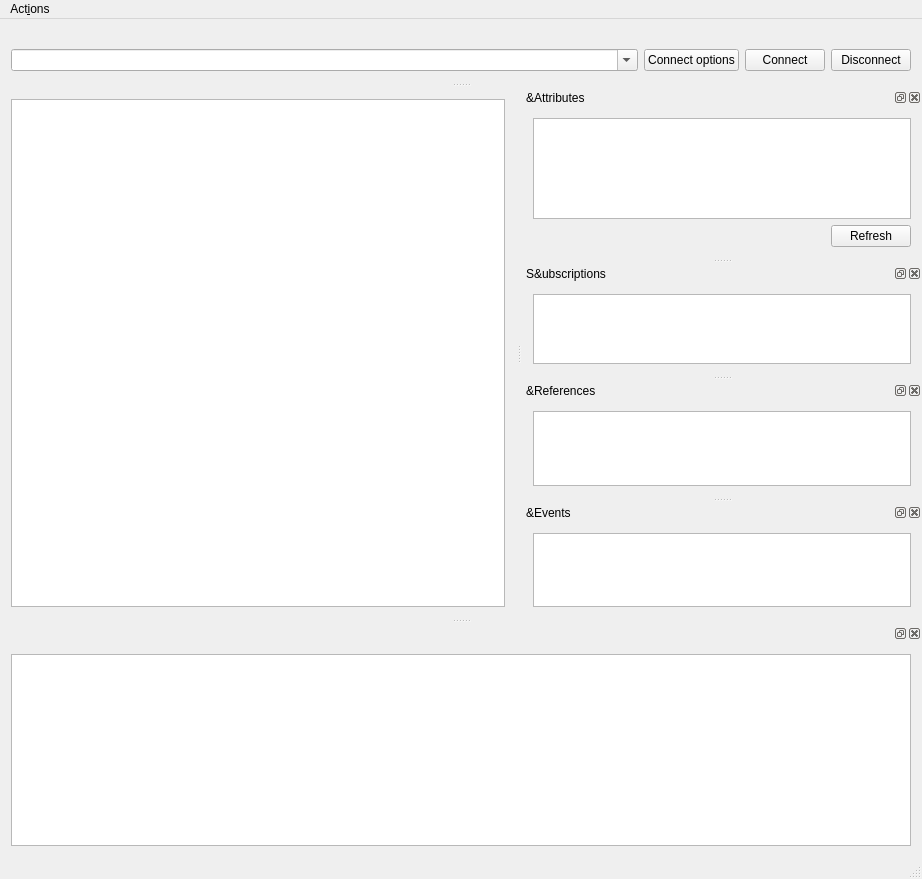
<?xml version="1.0" encoding="UTF-8"?>
<ui version="4.0">
 <class>MainWindow</class>
 <widget class="QMainWindow" name="MainWindow">
  <property name="geometry">
   <rect>
    <x>0</x>
    <y>0</y>
    <width>922</width>
    <height>879</height>
   </rect>
  </property>
  <property name="windowTitle">
   <string>FreeOpcUa Client</string>
  </property>
  <property name="windowIcon">
   <iconset>
    <normaloff>../network.svg</normaloff>../network.svg</iconset>
  </property>
  <widget class="QWidget" name="centralWidget">
   <layout class="QGridLayout" name="gridLayout_2">
    <item row="0" column="0">
     <widget class="QSplitter" name="splitter">
      <property name="sizePolicy">
       <sizepolicy hsizetype="Preferred" vsizetype="Preferred">
        <horstretch>0</horstretch>
        <verstretch>0</verstretch>
       </sizepolicy>
      </property>
      <property name="orientation">
       <enum>Qt::Horizontal</enum>
      </property>
      <widget class="QTreeView" name="treeView">
       <property name="sizePolicy">
        <sizepolicy hsizetype="Fixed" vsizetype="Expanding">
         <horstretch>0</horstretch>
         <verstretch>0</verstretch>
        </sizepolicy>
       </property>
       <property name="contextMenuPolicy">
        <enum>Qt::ActionsContextMenu</enum>
       </property>
       <property name="editTriggers">
        <set>QAbstractItemView::NoEditTriggers</set>
       </property>
       <property name="dragEnabled">
        <bool>true</bool>
       </property>
       <property name="dragDropMode">
        <enum>QAbstractItemView::DragOnly</enum>
       </property>
      </widget>
     </widget>
    </item>
   </layout>
  </widget>
  <widget class="QMenuBar" name="menuBar">
   <property name="geometry">
    <rect>
     <x>0</x>
     <y>0</y>
     <width>922</width>
     <height>22</height>
    </rect>
   </property>
   <widget class="QMenu" name="menuOPC_UA_Client">
    <property name="title">
     <string>Act&amp;ions</string>
    </property>
    <addaction name="actionConnect"/>
    <addaction name="actionDisconnect"/>
    <addaction name="actionCopyPath"/>
    <addaction name="actionCopyNodeId"/>
    <addaction name="actionSubscribeDataChange"/>
    <addaction name="actionUnsubscribeDataChange"/>
    <addaction name="actionSubscribeEvent"/>
    <addaction name="actionUnsubscribeEvents"/>
   </widget>
   <addaction name="menuOPC_UA_Client"/>
  </widget>
  <widget class="QStatusBar" name="statusBar"/>
  <widget class="QDockWidget" name="attrDockWidget">
   <property name="sizePolicy">
    <sizepolicy hsizetype="Expanding" vsizetype="Preferred">
     <horstretch>0</horstretch>
     <verstretch>0</verstretch>
    </sizepolicy>
   </property>
   <property name="minimumSize">
    <size>
     <width>400</width>
     <height>170</height>
    </size>
   </property>
   <property name="windowTitle">
    <string>&amp;Attributes</string>
   </property>
   <attribute name="dockWidgetArea">
    <number>2</number>
   </attribute>
   <widget class="QWidget" name="dockWidgetContents">
    <property name="sizePolicy">
     <sizepolicy hsizetype="Expanding" vsizetype="Preferred">
      <horstretch>0</horstretch>
      <verstretch>0</verstretch>
     </sizepolicy>
    </property>
    <property name="minimumSize">
     <size>
      <width>100</width>
      <height>0</height>
     </size>
    </property>
    <layout class="QGridLayout" name="gridLayout_4">
     <item row="0" column="0" colspan="2">
      <widget class="QTreeView" name="attrView">
       <property name="sizeAdjustPolicy">
        <enum>QAbstractScrollArea::AdjustToContents</enum>
       </property>
       <property name="editTriggers">
        <set>QAbstractItemView::AllEditTriggers</set>
       </property>
       <property name="showDropIndicator" stdset="0">
        <bool>false</bool>
       </property>
       <property name="textElideMode">
        <enum>Qt::ElideNone</enum>
       </property>
       <property name="autoExpandDelay">
        <number>-1</number>
       </property>
       <property name="indentation">
        <number>18</number>
       </property>
       <property name="sortingEnabled">
        <bool>true</bool>
       </property>
       <property name="wordWrap">
        <bool>true</bool>
       </property>
      </widget>
     </item>
     <item row="1" column="0">
      <spacer name="horizontalSpacer">
       <property name="orientation">
        <enum>Qt::Horizontal</enum>
       </property>
       <property name="sizeHint" stdset="0">
        <size>
         <width>40</width>
         <height>20</height>
        </size>
       </property>
      </spacer>
     </item>
     <item row="1" column="1">
      <widget class="QPushButton" name="attrRefreshButton">
       <property name="text">
        <string>Refresh</string>
       </property>
      </widget>
     </item>
    </layout>
   </widget>
  </widget>
  <widget class="QDockWidget" name="addrDockWidget">
   <property name="sizePolicy">
    <sizepolicy hsizetype="Preferred" vsizetype="Minimum">
     <horstretch>0</horstretch>
     <verstretch>0</verstretch>
    </sizepolicy>
   </property>
   <property name="features">
    <set>QDockWidget::NoDockWidgetFeatures</set>
   </property>
   <property name="allowedAreas">
    <set>Qt::TopDockWidgetArea</set>
   </property>
   <attribute name="dockWidgetArea">
    <number>4</number>
   </attribute>
   <widget class="QWidget" name="dockWidgetContents_2">
    <property name="sizePolicy">
     <sizepolicy hsizetype="Expanding" vsizetype="Preferred">
      <horstretch>0</horstretch>
      <verstretch>0</verstretch>
     </sizepolicy>
    </property>
    <layout class="QGridLayout" name="gridLayout">
     <item row="1" column="4">
      <widget class="QPushButton" name="connectButton">
       <property name="text">
        <string>Connect</string>
       </property>
      </widget>
     </item>
     <item row="1" column="5">
      <widget class="QPushButton" name="disconnectButton">
       <property name="text">
        <string>Disconnect</string>
       </property>
      </widget>
     </item>
     <item row="1" column="2">
      <widget class="QComboBox" name="addrComboBox">
       <property name="sizePolicy">
        <sizepolicy hsizetype="Expanding" vsizetype="Fixed">
         <horstretch>0</horstretch>
         <verstretch>0</verstretch>
        </sizepolicy>
       </property>
       <property name="editable">
        <bool>true</bool>
       </property>
       <property name="insertPolicy">
        <enum>QComboBox::InsertAtTop</enum>
       </property>
      </widget>
     </item>
     <item row="1" column="3">
      <widget class="QPushButton" name="connectOptionButton">
       <property name="text">
        <string>Connect options</string>
       </property>
      </widget>
     </item>
    </layout>
   </widget>
  </widget>
  <widget class="QDockWidget" name="subDockWidget">
   <property name="sizePolicy">
    <sizepolicy hsizetype="Expanding" vsizetype="Preferred">
     <horstretch>0</horstretch>
     <verstretch>0</verstretch>
    </sizepolicy>
   </property>
   <property name="windowTitle">
    <string>S&amp;ubscriptions</string>
   </property>
   <attribute name="dockWidgetArea">
    <number>2</number>
   </attribute>
   <widget class="QWidget" name="dockWidgetContents_3">
    <property name="sizePolicy">
     <sizepolicy hsizetype="Expanding" vsizetype="Preferred">
      <horstretch>0</horstretch>
      <verstretch>0</verstretch>
     </sizepolicy>
    </property>
    <layout class="QGridLayout" name="gridLayout_3">
     <item row="0" column="0">
      <widget class="QTableView" name="subView">
       <property name="acceptDrops">
        <bool>true</bool>
       </property>
       <property name="sizeAdjustPolicy">
        <enum>QAbstractScrollArea::AdjustToContents</enum>
       </property>
       <property name="editTriggers">
        <set>QAbstractItemView::NoEditTriggers</set>
       </property>
       <property name="dragDropOverwriteMode">
        <bool>false</bool>
       </property>
       <property name="dragDropMode">
        <enum>QAbstractItemView::DropOnly</enum>
       </property>
      </widget>
     </item>
    </layout>
   </widget>
  </widget>
  <widget class="QDockWidget" name="refDockWidget">
   <property name="sizePolicy">
    <sizepolicy hsizetype="Expanding" vsizetype="Preferred">
     <horstretch>0</horstretch>
     <verstretch>0</verstretch>
    </sizepolicy>
   </property>
   <property name="windowTitle">
    <string>&amp;References</string>
   </property>
   <attribute name="dockWidgetArea">
    <number>2</number>
   </attribute>
   <widget class="QWidget" name="dockWidgetContents_4">
    <property name="sizePolicy">
     <sizepolicy hsizetype="Expanding" vsizetype="Preferred">
      <horstretch>0</horstretch>
      <verstretch>0</verstretch>
     </sizepolicy>
    </property>
    <layout class="QVBoxLayout" name="verticalLayout_2">
     <item>
      <widget class="QTableView" name="refView">
       <property name="editTriggers">
        <set>QAbstractItemView::NoEditTriggers</set>
       </property>
      </widget>
     </item>
    </layout>
   </widget>
  </widget>
  <widget class="QDockWidget" name="evDockWidget">
   <property name="sizePolicy">
    <sizepolicy hsizetype="Expanding" vsizetype="Preferred">
     <horstretch>0</horstretch>
     <verstretch>0</verstretch>
    </sizepolicy>
   </property>
   <property name="windowTitle">
    <string>&amp;Events</string>
   </property>
   <attribute name="dockWidgetArea">
    <number>2</number>
   </attribute>
   <widget class="QWidget" name="dockWidgetContents_5">
    <layout class="QGridLayout" name="gridLayout_5">
     <item row="0" column="0">
      <widget class="QListView" name="evView">
       <property name="acceptDrops">
        <bool>true</bool>
       </property>
       <property name="editTriggers">
        <set>QAbstractItemView::NoEditTriggers</set>
       </property>
       <property name="dragDropMode">
        <enum>QAbstractItemView::DropOnly</enum>
       </property>
      </widget>
     </item>
    </layout>
   </widget>
  </widget>
  <widget class="QDockWidget" name="logDockWidget_2">
   <attribute name="dockWidgetArea">
    <number>8</number>
   </attribute>
   <widget class="QWidget" name="dockWidgetContents_7">
    <layout class="QGridLayout" name="gridLayout_6">
     <item row="0" column="0">
      <widget class="QTextEdit" name="logTextEdit"/>
     </item>
    </layout>
   </widget>
  </widget>
  <action name="actionConnect">
   <property name="text">
    <string>&amp;Connect</string>
   </property>
  </action>
  <action name="actionDisconnect">
   <property name="text">
    <string>&amp;Disconnect</string>
   </property>
   <property name="toolTip">
    <string>Disconnect from server</string>
   </property>
  </action>
  <action name="actionSubscribeDataChange">
   <property name="text">
    <string>&amp;Subscribe to data change</string>
   </property>
   <property name="toolTip">
    <string>Subscribe to data change from selected node</string>
   </property>
  </action>
  <action name="actionUnsubscribeDataChange">
   <property name="text">
    <string>&amp;Unsubscribe to DataChange</string>
   </property>
   <property name="toolTip">
    <string>Unsubscribe to DataChange for current node</string>
   </property>
  </action>
  <action name="actionSubscribeEvent">
   <property name="text">
    <string>Subscribe to &amp;events</string>
   </property>
   <property name="toolTip">
    <string>Subscribe to events from selected node</string>
   </property>
  </action>
  <action name="actionUnsubscribeEvents">
   <property name="text">
    <string>U&amp;nsubscribe to Events</string>
   </property>
   <property name="toolTip">
    <string>Unsubscribe to Events from current node</string>
   </property>
  </action>
  <action name="actionCopyPath">
   <property name="text">
    <string>Copy &amp;Path</string>
   </property>
   <property name="toolTip">
    <string>Copy path to node to clipboard</string>
   </property>
  </action>
  <action name="actionCopyNodeId">
   <property name="text">
    <string>C&amp;opy NodeId</string>
   </property>
   <property name="toolTip">
    <string>Copy NodeId to clipboard</string>
   </property>
  </action>
  <action name="actionAddToGraph">
   <property name="text">
    <string>Add to &amp;Graph</string>
   </property>
   <property name="toolTip">
    <string>Add this node to the graph</string>
   </property>
   <property name="shortcut">
    <string>Ctrl+G</string>
   </property>
  </action>
  <action name="actionRemoveFromGraph">
   <property name="text">
    <string>Remove from Graph</string>
   </property>
   <property name="toolTip">
    <string>Remove this node from the graph</string>
   </property>
   <property name="shortcut">
    <string>Ctrl+Shift+G</string>
   </property>
  </action>
  <action name="actionCall">
   <property name="text">
    <string>Call</string>
   </property>
   <property name="toolTip">
    <string>Call Ua Method</string>
   </property>
  </action>
 </widget>
 <layoutdefault spacing="6" margin="11"/>
 <resources/>
 <connections/>
</ui>
